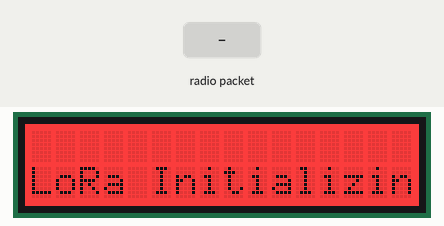
Simulated run of this sketch. Board: Arduino Uno, built with avr-gcc and run on an emulated ATmega328P. On the bench: 16×2 character LCD. Inputs (shaded band) come from the test bench. No radio packets arrive unless stated; what the sketch prints to the serial monitor is not drawn.

Above: at 1.3 s.
1.4 s: radio packet "1" arrives
At 2.7 s:
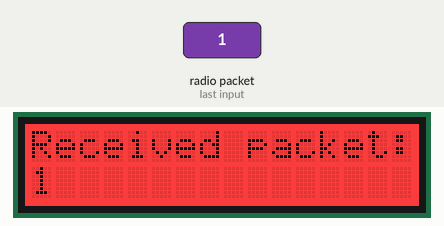
3.9 s: radio packet "0" arrives
At 6.1 s:
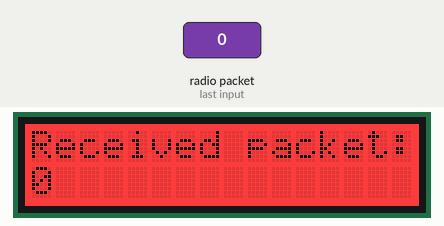
6.9 s: radio packet "2" arrives
At 9.6 s:
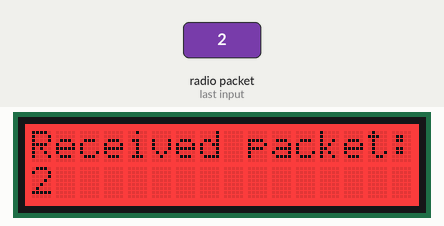
Timing chart, 0 to 11.1 s (numbered marks = the images above; inputs shaded):
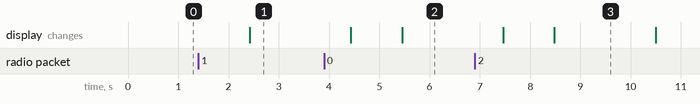

Measured:
- after the input at 1.4 s, the display: changes after 1.0 s (image 1)
- after the input at 3.9 s, the display: first differs from a run without the input after 1.6 s (image 2)
- after the input at 6.9 s, the display: first differs from a run without the input after 1.6 s (image 3)

The sketch:

loraReciver.ino
```cpp
//---------Libraries -------------
#include <LoRa.h>
#include <Wire.h>
#include "rgb_lcd.h"

rgb_lcd lcd;
const int colorR = 255;
const int colorG = 0;
const int colorB = 0;

//433E6 for Asia
//866E6 for Europe
//915E6 for North America
#define BAND 866E6

String LoRaData;
// -------------------setup-----------------------------------------------
void setup() {
  //---------initialize Serial Monitor-----
  Serial.begin(9500);
  Serial.println("LoRa Receiver Test");

  // ------set up the LCD's number of columns, rows and background:----
    lcd.begin(16, 2);
    lcd.setRGB(colorR, colorG, colorB);

  if (!LoRa.begin(BAND)) {
    Serial.println("Starting LoRa failed!");
    while (1);
  }
  Serial.println("LoRa Initializing OK!");
  lcd.setCursor(0, 1);
  lcd.print("LoRa Initializing OK!");

}
//-------------------program-----------------------------------------------------
void loop()
{

  //--try to parse packet (analysere pakken)
  int packetSize = LoRa.parsePacket();
  if (packetSize)
    {
        //---received a packet
        Serial.print("Received packet ");

        //----read packet-----
        while (LoRa.available())
          {
            LoRaData = LoRa.readString();
            Serial.print(LoRaData);
          }

        //----print RSSI of packet  (Received Signal Strength Indicator)
        int rssi = LoRa.packetRssi();
        Serial.print(" with RSSI ");
        Serial.println(rssi);

      // ---Dsiplay information-------------
      lcd.clear();
      lcd.setCursor(0, 0);
      lcd.print("Received packet:");
      lcd.setCursor(0, 1);
      lcd.print(LoRaData);
      delay(2000);
      lcd.clear();
      lcd.setCursor(0, 0);
      lcd.print("RSSI:");
      lcd.setCursor(0, 1);
      lcd.print(rssi);
    }
}
```
